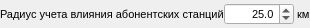
             <widget class="QWidget" name="widget_11" native="true">
              <property name="minimumSize">
               <size>
                <width>0</width>
                <height>20</height>
               </size>
              </property>
              <property name="maximumSize">
               <size>
                <width>16777215</width>
                <height>28</height>
               </size>
              </property>
              <layout class="QHBoxLayout" name="horizontalLayout_5">
               <property name="spacing">
                <number>0</number>
               </property>
               <property name="leftMargin">
                <number>0</number>
               </property>
               <property name="topMargin">
                <number>0</number>
               </property>
               <property name="rightMargin">
                <number>0</number>
               </property>
               <property name="bottomMargin">
                <number>0</number>
               </property>
               <item>
                <widget class="QLabel" name="Label_RadiusVliyaniyaAS">
                 <property name="maximumSize">
                  <size>
                   <width>240</width>
                   <height>16777215</height>
                  </size>
                 </property>
                 <property name="font">
                  <font>
                   <family>Tahoma</family>
                   <pointsize>8</pointsize>
                  </font>
                 </property>
                 <property name="text">
                  <string>Радиус учета влияния абонентских станций</string>
                 </property>
                 <property name="alignment">
                  <set>Qt::AlignLeading|Qt::AlignLeft|Qt::AlignVCenter</set>
                 </property>
                </widget>
               </item>
               <item>
                <widget class="QDoubleSpinBox" name="Edit_RadiusVliyaniyaAS">
                 <property name="minimumSize">
                  <size>
                   <width>70</width>
                   <height>22</height>
                  </size>
                 </property>
                 <property name="maximumSize">
                  <size>
                   <width>70</width>
                   <height>22</height>
                  </size>
                 </property>
                 <property name="font">
                  <font>
                   <family>Tahoma</family>
                   <pointsize>8</pointsize>
                  </font>
                 </property>
                 <property name="alignment">
                  <set>Qt::AlignRight|Qt::AlignTrailing|Qt::AlignVCenter</set>
                 </property>
                 <property name="decimals">
                  <number>1</number>
                 </property>
                 <property name="minimum">
                  <double>0.500000000000000</double>
                 </property>
                 <property name="maximum">
                  <double>150.000000000000000</double>
                 </property>
                 <property name="singleStep">
                  <double>0.500000000000000</double>
                 </property>
                 <property name="value">
                  <double>25.000000000000000</double>
                 </property>
                </widget>
               </item>
               <item>
                <widget class="QLabel" name="Label_RadiusVliyaniyaASSI">
                 <property name="font">
                  <font>
                   <family>Tahoma</family>
                   <pointsize>8</pointsize>
                  </font>
                 </property>
                 <property name="text">
                  <string> км</string>
                 </property>
                </widget>
               </item>
              </layout>
             </widget>
